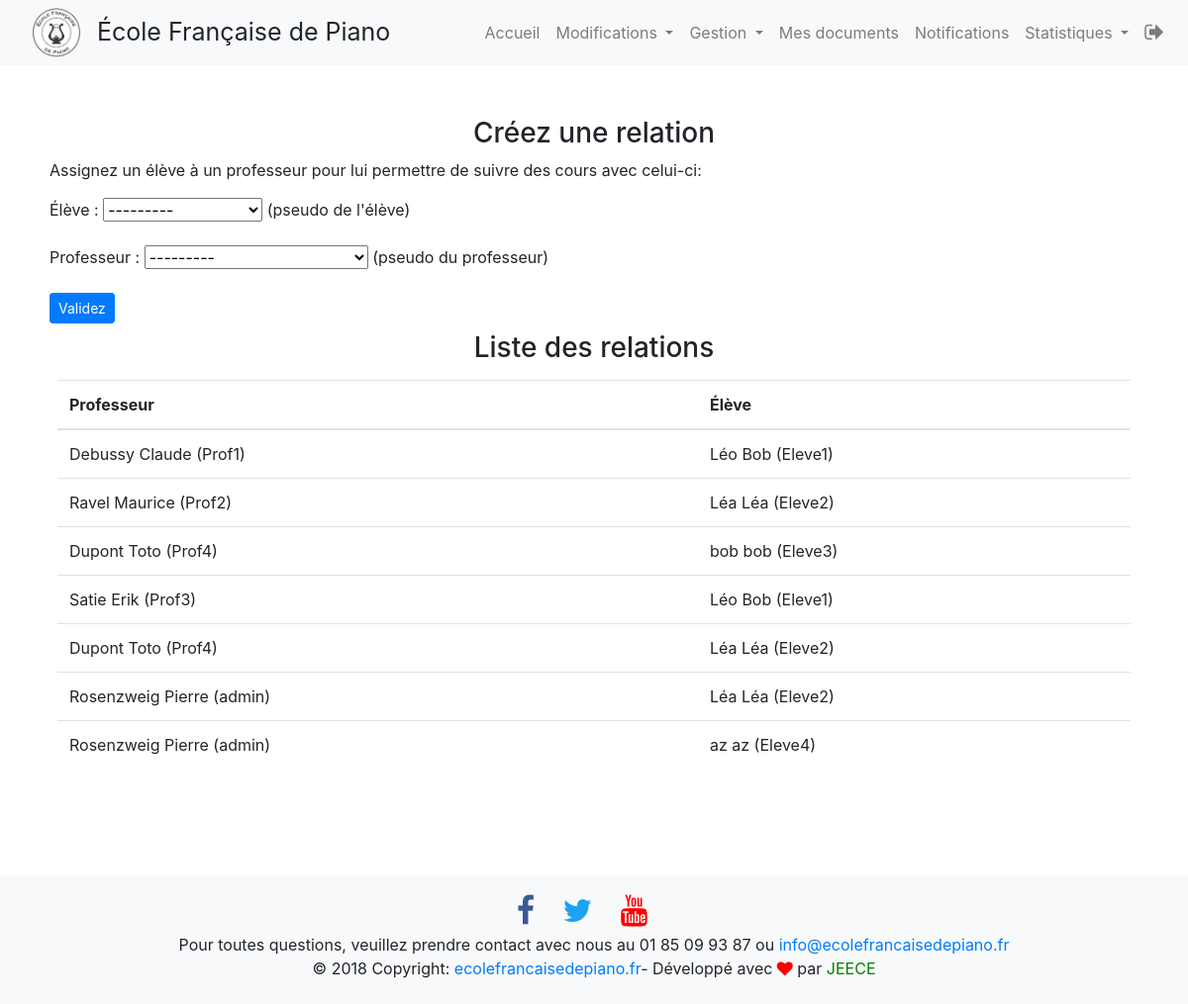
The app's page /intranet/gestion_relations (signed in), older data.
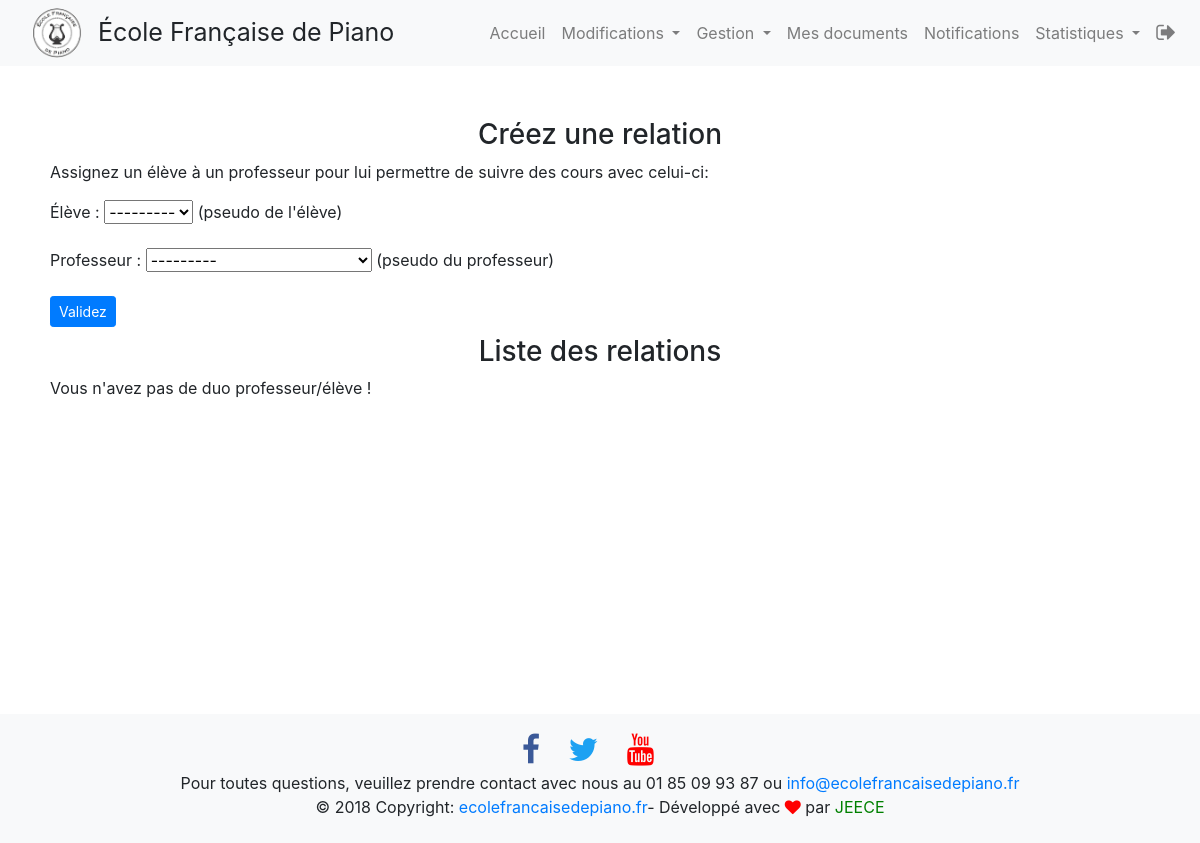
The same page, newer data.
### intranet/models.py (models this page shows, shortened)
class Relation(models.Model):
    teacher = models.ForeignKey(User, related_name='teacher_in_relation_model', on_delete=models.CASCADE,verbose_name="Professeur")
    student = models.ForeignKey(User, related_name='student_in_relation_model', on_delete=models.CASCADE,verbose_name="Élève")

### intranet/views.py (the view)
# urls.py: path('gestion_relations', views.gestion_relations, name='gestion_relations'),
@login_required
@user_passes_test(lambda u: u.is_superuser)
def gestion_relations(request):
    nots = nb_new_notifs(request.user)
    relations_list = Relation.objects.all()
    form2 = RelationForm()
    return render(request, 'intranet/gestion_relations.html', locals())

### intranet/forms.py
class RelationForm(forms.Form):
    eleve = forms.ModelChoiceField(queryset=User.objects.filter(is_staff=False, is_active=True).order_by('last_name','first_name'), required=True, label='Élève', help_text=" (pseudo de l'élève)", to_field_name="username")
    professeur = forms.ModelChoiceField(queryset=User.objects.filter(is_staff=True, is_active=True).order_by('last_name','first_name'), required=True, help_text=" (pseudo du professeur)", to_field_name="username")

### intranet/models.py (called while the page is built)
def get_full_name(self):
    return "%s %s (%s)" % (self.last_name, self.first_name, self.username)

### intranet/views.py (called while the page is built)
def nb_new_notifs(user):
    if user.is_superuser:
        nots = Notification.objects.filter(date__gte=user.userprofile.nots_view).count()
    else:
        nots = Notification.objects.filter(to_user=user, date__gte=user.userprofile.nots_view).count()
    return nots

### intranet/templates/intranet/gestion_relations.html (shortened to what this page needs)
{% extends 'intranet/base.html' %}
{% block nav_bar %}
{% include 'intranet/nav_bar.html' with nots=nots %}
{% endblock nav_bar %}
{% block content %}
<div class="container container_extras">
    <div class="tab-content">
        <h3 class="text-center mt-2">Créez une relation</h3>
        <p>Assignez un élève à un professeur pour lui permettre de suivre des cours avec celui-ci:</p>
        <form class="form-signin" method="POST"  role="form" action="{% url 'intranet:relation' %}">
            {{ form2.as_p }}
            <button class="btn btn-sm btn-primary btn-signin" type="submit">Validez</button>
        </form>
        <h3 class="text-center mt-2"> Liste des relations</h3>
        {% if relations_list %}
            <div class="table-responsive p-2 pb-5">
                <table class="table table-hover">
                    <thead>
                        <tr>
                        <th>Professeur</th>
                        <th>Élève</th>
                        </tr>
                    </thead>
                    <tbody>
                        {% for relation in relations_list %}
                        <tr>
                        <td>{{ relation.teacher }}</td>
                        <td>{{ relation.student }}</td>
                        </tr>
                        {% endfor %}
                    </tbody>
                </table>
            </div>
        {% else %}
        <p>Vous n'avez pas de duo professeur/élève !</p>
        {% endif %}
    </div>
</div>
{% endblock content %}
{% block footer %}
{% include 'intranet/footer.html' %}
{% endblock footer %}

Row changes from the older to the newer data that the page shows:
removed Relation: teacher "Debussy Claude (Prof1)", student "Léo Bob (Eleve1)"
removed Relation: teacher "Ravel Maurice (Prof2)", student "Léa Léa (Eleve2)"
removed Relation: teacher "Dupont Toto (Prof4)", student "bob bob (Eleve3)"
removed Relation: teacher "Satie Erik (Prof3)", student "Léo Bob (Eleve1)"
removed Relation: teacher "Dupont Toto (Prof4)", student "Léa Léa (Eleve2)"
removed Relation: teacher "Rosenzweig Pierre (admin)", student "Léa Léa (Eleve2)"
removed Relation: teacher "Rosenzweig Pierre (admin)", student "az az (Eleve4)"
Text that changed along with them:
text no longer shown: "Professeur Élève"
text now shown: "Vous n'avez pas de duo professeur/élève !"
